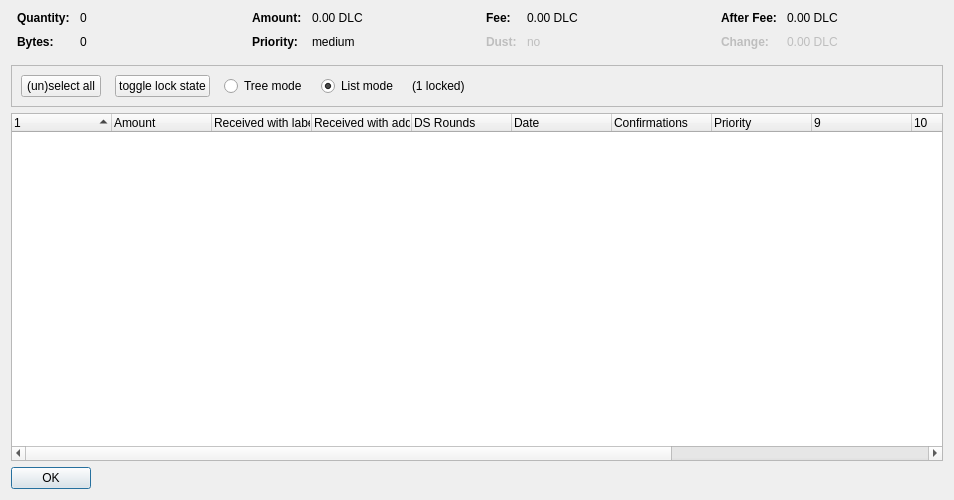
<?xml version="1.0" encoding="UTF-8"?>
<ui version="4.0">
 <class>CoinControlDialog</class>
 <widget class="QDialog" name="CoinControlDialog">
  <property name="geometry">
   <rect>
    <x>0</x>
    <y>0</y>
    <width>954</width>
    <height>500</height>
   </rect>
  </property>
  <property name="windowTitle">
   <string>Coin Selection</string>
  </property>
  <layout class="QVBoxLayout" name="verticalLayout">
   <item>
    <layout class="QHBoxLayout" name="horizontalLayoutTop" stretch="0,0,0,0">
     <property name="topMargin">
      <number>0</number>
     </property>
     <property name="bottomMargin">
      <number>10</number>
     </property>
     <item>
      <layout class="QFormLayout" name="formLayoutCoinControl1">
       <property name="horizontalSpacing">
        <number>10</number>
       </property>
       <property name="verticalSpacing">
        <number>10</number>
       </property>
       <property name="leftMargin">
        <number>6</number>
       </property>
       <property name="rightMargin">
        <number>6</number>
       </property>
       <item row="0" column="0">
        <widget class="QLabel" name="labelCoinControlQuantityText">
         <property name="font">
          <font>
           <weight>75</weight>
           <bold>true</bold>
          </font>
         </property>
         <property name="text">
          <string>Quantity:</string>
         </property>
        </widget>
       </item>
       <item row="0" column="1">
        <widget class="QLabel" name="labelCoinControlQuantity">
         <property name="cursor">
          <cursorShape>IBeamCursor</cursorShape>
         </property>
         <property name="contextMenuPolicy">
          <enum>Qt::ActionsContextMenu</enum>
         </property>
         <property name="text">
          <string notr="true">0</string>
         </property>
         <property name="textInteractionFlags">
          <set>Qt::LinksAccessibleByMouse|Qt::TextSelectableByKeyboard|Qt::TextSelectableByMouse</set>
         </property>
        </widget>
       </item>
       <item row="1" column="0">
        <widget class="QLabel" name="labelCoinControlBytesText">
         <property name="font">
          <font>
           <weight>75</weight>
           <bold>true</bold>
          </font>
         </property>
         <property name="text">
          <string>Bytes:</string>
         </property>
        </widget>
       </item>
       <item row="1" column="1">
        <widget class="QLabel" name="labelCoinControlBytes">
         <property name="cursor">
          <cursorShape>IBeamCursor</cursorShape>
         </property>
         <property name="contextMenuPolicy">
          <enum>Qt::ActionsContextMenu</enum>
         </property>
         <property name="text">
          <string notr="true">0</string>
         </property>
         <property name="textInteractionFlags">
          <set>Qt::LinksAccessibleByMouse|Qt::TextSelectableByKeyboard|Qt::TextSelectableByMouse</set>
         </property>
        </widget>
       </item>
      </layout>
     </item>
     <item>
      <layout class="QFormLayout" name="formLayoutCoinControl2">
       <property name="horizontalSpacing">
        <number>10</number>
       </property>
       <property name="verticalSpacing">
        <number>10</number>
       </property>
       <property name="leftMargin">
        <number>6</number>
       </property>
       <property name="rightMargin">
        <number>6</number>
       </property>
       <item row="0" column="0">
        <widget class="QLabel" name="labelCoinControlAmountText">
         <property name="font">
          <font>
           <weight>75</weight>
           <bold>true</bold>
          </font>
         </property>
         <property name="text">
          <string>Amount:</string>
         </property>
        </widget>
       </item>
       <item row="0" column="1">
        <widget class="QLabel" name="labelCoinControlAmount">
         <property name="cursor">
          <cursorShape>IBeamCursor</cursorShape>
         </property>
         <property name="contextMenuPolicy">
          <enum>Qt::ActionsContextMenu</enum>
         </property>
         <property name="text">
          <string notr="true">0.00 DLC</string>
         </property>
         <property name="textInteractionFlags">
          <set>Qt::LinksAccessibleByMouse|Qt::TextSelectableByKeyboard|Qt::TextSelectableByMouse</set>
         </property>
        </widget>
       </item>
       <item row="1" column="0">
        <widget class="QLabel" name="labelCoinControlPriorityText">
         <property name="font">
          <font>
           <weight>75</weight>
           <bold>true</bold>
          </font>
         </property>
         <property name="text">
          <string>Priority:</string>
         </property>
        </widget>
       </item>
       <item row="1" column="1">
        <widget class="QLabel" name="labelCoinControlPriority">
         <property name="cursor">
          <cursorShape>IBeamCursor</cursorShape>
         </property>
         <property name="contextMenuPolicy">
          <enum>Qt::ActionsContextMenu</enum>
         </property>
         <property name="text">
          <string>medium</string>
         </property>
         <property name="textInteractionFlags">
          <set>Qt::LinksAccessibleByMouse|Qt::TextSelectableByKeyboard|Qt::TextSelectableByMouse</set>
         </property>
        </widget>
       </item>
      </layout>
     </item>
     <item>
      <layout class="QFormLayout" name="formLayoutCoinControl3">
       <property name="horizontalSpacing">
        <number>10</number>
       </property>
       <property name="verticalSpacing">
        <number>10</number>
       </property>
       <property name="leftMargin">
        <number>6</number>
       </property>
       <property name="rightMargin">
        <number>6</number>
       </property>
       <item row="0" column="0">
        <widget class="QLabel" name="labelCoinControlFeeText">
         <property name="font">
          <font>
           <weight>75</weight>
           <bold>true</bold>
          </font>
         </property>
         <property name="text">
          <string>Fee:</string>
         </property>
        </widget>
       </item>
       <item row="0" column="1">
        <widget class="QLabel" name="labelCoinControlFee">
         <property name="cursor">
          <cursorShape>IBeamCursor</cursorShape>
         </property>
         <property name="contextMenuPolicy">
          <enum>Qt::ActionsContextMenu</enum>
         </property>
         <property name="text">
          <string notr="true">0.00 DLC</string>
         </property>
         <property name="textInteractionFlags">
          <set>Qt::LinksAccessibleByMouse|Qt::TextSelectableByKeyboard|Qt::TextSelectableByMouse</set>
         </property>
        </widget>
       </item>
       <item row="1" column="0">
        <widget class="QLabel" name="labelCoinControlLowOutputText">
         <property name="enabled">
          <bool>false</bool>
         </property>
         <property name="font">
          <font>
           <weight>75</weight>
           <bold>true</bold>
          </font>
         </property>
         <property name="text">
          <string>Dust:</string>
         </property>
        </widget>
       </item>
       <item row="1" column="1">
        <widget class="QLabel" name="labelCoinControlLowOutput">
         <property name="enabled">
          <bool>false</bool>
         </property>
         <property name="cursor">
          <cursorShape>IBeamCursor</cursorShape>
         </property>
         <property name="contextMenuPolicy">
          <enum>Qt::ActionsContextMenu</enum>
         </property>
         <property name="text">
          <string>no</string>
         </property>
         <property name="textInteractionFlags">
          <set>Qt::LinksAccessibleByMouse|Qt::TextSelectableByKeyboard|Qt::TextSelectableByMouse</set>
         </property>
        </widget>
       </item>
      </layout>
     </item>
     <item>
      <layout class="QFormLayout" name="formLayoutCoinControl4">
       <property name="horizontalSpacing">
        <number>10</number>
       </property>
       <property name="verticalSpacing">
        <number>10</number>
       </property>
       <property name="leftMargin">
        <number>6</number>
       </property>
       <property name="rightMargin">
        <number>6</number>
       </property>
       <item row="0" column="0">
        <widget class="QLabel" name="labelCoinControlAfterFeeText">
         <property name="font">
          <font>
           <weight>75</weight>
           <bold>true</bold>
          </font>
         </property>
         <property name="text">
          <string>After Fee:</string>
         </property>
        </widget>
       </item>
       <item row="0" column="1">
        <widget class="QLabel" name="labelCoinControlAfterFee">
         <property name="cursor">
          <cursorShape>IBeamCursor</cursorShape>
         </property>
         <property name="contextMenuPolicy">
          <enum>Qt::ActionsContextMenu</enum>
         </property>
         <property name="text">
          <string notr="true">0.00 DLC</string>
         </property>
         <property name="textInteractionFlags">
          <set>Qt::LinksAccessibleByMouse|Qt::TextSelectableByKeyboard|Qt::TextSelectableByMouse</set>
         </property>
        </widget>
       </item>
       <item row="1" column="0">
        <widget class="QLabel" name="labelCoinControlChangeText">
         <property name="enabled">
          <bool>false</bool>
         </property>
         <property name="font">
          <font>
           <weight>75</weight>
           <bold>true</bold>
          </font>
         </property>
         <property name="text">
          <string>Change:</string>
         </property>
        </widget>
       </item>
       <item row="1" column="1">
        <widget class="QLabel" name="labelCoinControlChange">
         <property name="enabled">
          <bool>false</bool>
         </property>
         <property name="cursor">
          <cursorShape>IBeamCursor</cursorShape>
         </property>
         <property name="contextMenuPolicy">
          <enum>Qt::ActionsContextMenu</enum>
         </property>
         <property name="text">
          <string notr="true">0.00 DLC</string>
         </property>
         <property name="textInteractionFlags">
          <set>Qt::LinksAccessibleByMouse|Qt::TextSelectableByKeyboard|Qt::TextSelectableByMouse</set>
         </property>
        </widget>
       </item>
      </layout>
     </item>
    </layout>
   </item>
   <item>
    <widget class="QFrame" name="frame">
     <property name="minimumSize">
      <size>
       <width>0</width>
       <height>40</height>
      </size>
     </property>
     <property name="frameShape">
      <enum>QFrame::StyledPanel</enum>
     </property>
     <property name="frameShadow">
      <enum>QFrame::Sunken</enum>
     </property>
     <layout class="QHBoxLayout" name="horizontalLayout">
      <item>
       <layout class="QHBoxLayout" name="horizontalLayoutPanel" stretch="0,0,0,0,0,0">
        <property name="spacing">
         <number>14</number>
        </property>
        <item>
         <widget class="QPushButton" name="pushButtonSelectAll">
          <property name="sizePolicy">
           <sizepolicy hsizetype="Maximum" vsizetype="Fixed">
            <horstretch>0</horstretch>
            <verstretch>0</verstretch>
           </sizepolicy>
          </property>
          <property name="text">
           <string>(un)select all</string>
          </property>
          <property name="autoDefault">
           <bool>false</bool>
          </property>
         </widget>
        </item>
        <item>
         <widget class="QPushButton" name="pushButtonToggleLock">
          <property name="sizePolicy">
           <sizepolicy hsizetype="Maximum" vsizetype="Fixed">
            <horstretch>0</horstretch>
            <verstretch>0</verstretch>
           </sizepolicy>
          </property>
          <property name="text">
           <string>toggle lock state</string>
          </property>
          <property name="autoDefault">
           <bool>false</bool>
          </property>
         </widget>
        </item>
        <item>
         <widget class="QRadioButton" name="radioTreeMode">
          <property name="sizePolicy">
           <sizepolicy hsizetype="Maximum" vsizetype="Fixed">
            <horstretch>0</horstretch>
            <verstretch>0</verstretch>
           </sizepolicy>
          </property>
          <property name="text">
           <string>Tree mode</string>
          </property>
         </widget>
        </item>
        <item>
         <widget class="QRadioButton" name="radioListMode">
          <property name="sizePolicy">
           <sizepolicy hsizetype="Maximum" vsizetype="Fixed">
            <horstretch>0</horstretch>
            <verstretch>0</verstretch>
           </sizepolicy>
          </property>
          <property name="text">
           <string>List mode</string>
          </property>
          <property name="checked">
           <bool>true</bool>
          </property>
         </widget>
        </item>
        <item>
         <widget class="QLabel" name="labelLocked">
          <property name="text">
           <string>(1 locked)</string>
          </property>
         </widget>
        </item>
        <item>
         <spacer name="horizontalSpacer">
          <property name="orientation">
           <enum>Qt::Horizontal</enum>
          </property>
          <property name="sizeHint" stdset="0">
           <size>
            <width>40</width>
            <height>20</height>
           </size>
          </property>
         </spacer>
        </item>
       </layout>
      </item>
     </layout>
    </widget>
   </item>
   <item>
    <widget class="CoinControlTreeWidget" name="treeWidget">
     <property name="contextMenuPolicy">
      <enum>Qt::CustomContextMenu</enum>
     </property>
     <property name="sortingEnabled">
      <bool>false</bool>
     </property>
     <property name="columnCount">
      <number>13</number>
     </property>
     <attribute name="headerShowSortIndicator" stdset="0">
      <bool>true</bool>
     </attribute>
     <attribute name="headerStretchLastSection">
      <bool>false</bool>
     </attribute>
     <column>
      <property name="text">
       <string/>
      </property>
     </column>
     <column>
      <property name="text">
       <string>Amount</string>
      </property>
     </column>
     <column>
      <property name="text">
       <string>Received with label</string>
      </property>
     </column>
     <column>
      <property name="text">
       <string>Received with address</string>
      </property>
     </column>
     <column>
      <property name="text">
       <string>DS Rounds</string>
      </property>
     </column>
     <column>
      <property name="text">
       <string>Date</string>
      </property>
     </column>
     <column>
      <property name="text">
       <string>Confirmations</string>
      </property>
      <property name="toolTip">
       <string>Confirmed</string>
      </property>
     </column>
     <column>
      <property name="text">
       <string>Priority</string>
      </property>
     </column>
     <column>
      <property name="text">
       <string/>
      </property>
     </column>
     <column>
      <property name="text">
       <string/>
      </property>
     </column>
     <column>
      <property name="text">
       <string/>
      </property>
     </column>
     <column>
      <property name="text">
       <string/>
      </property>
     </column>
     <column>
      <property name="text">
       <string/>
      </property>
     </column>
    </widget>
   </item>
   <item>
    <widget class="QDialogButtonBox" name="buttonBox">
     <property name="sizePolicy">
      <sizepolicy hsizetype="Maximum" vsizetype="Fixed">
       <horstretch>0</horstretch>
       <verstretch>0</verstretch>
      </sizepolicy>
     </property>
     <property name="orientation">
      <enum>Qt::Horizontal</enum>
     </property>
     <property name="standardButtons">
      <set>QDialogButtonBox::Ok</set>
     </property>
    </widget>
   </item>
  </layout>
 </widget>
 <customwidgets>
  <customwidget>
   <class>CoinControlTreeWidget</class>
   <extends>QTreeWidget</extends>
   <header>coincontroltreewidget.h</header>
  </customwidget>
 </customwidgets>
 <resources/>
 <connections/>
</ui>
